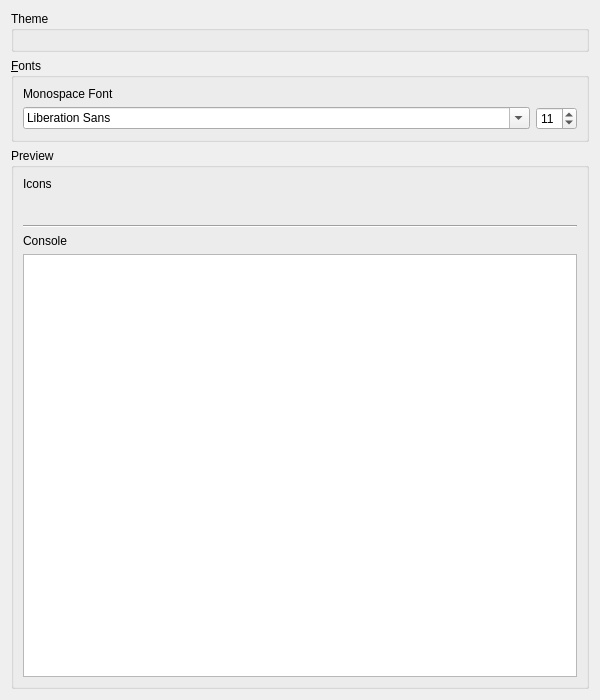
<?xml version="1.0" encoding="UTF-8"?>
<ui version="4.0">
 <class>AppearancePage</class>
 <widget class="QWidget" name="AppearancePage">
  <property name="geometry">
   <rect>
    <x>0</x>
    <y>0</y>
    <width>600</width>
    <height>700</height>
   </rect>
  </property>
  <property name="windowTitle">
   <string>Form</string>
  </property>
  <layout class="QVBoxLayout" name="verticalLayout" stretch="0,0,1">
   <item>
    <widget class="QGroupBox" name="groupBox">
     <property name="title">
      <string>Theme</string>
     </property>
     <layout class="QVBoxLayout" name="verticalLayout_2">
      <item>
       <widget class="ThemeCustomizationWidget" name="themeCustomizationWidget" native="true"/>
      </item>
     </layout>
    </widget>
   </item>
   <item>
    <widget class="QGroupBox" name="themeBox_2">
     <property name="sizePolicy">
      <sizepolicy hsizetype="Preferred" vsizetype="MinimumExpanding">
       <horstretch>0</horstretch>
       <verstretch>0</verstretch>
      </sizepolicy>
     </property>
     <property name="title">
      <string>&amp;Fonts</string>
     </property>
     <layout class="QGridLayout" name="gridLayout_2">
      <item row="1" column="1">
       <widget class="QFontComboBox" name="consoleFont">
        <property name="sizePolicy">
         <sizepolicy hsizetype="Expanding" vsizetype="Fixed">
          <horstretch>0</horstretch>
          <verstretch>0</verstretch>
         </sizepolicy>
        </property>
       </widget>
      </item>
      <item row="1" column="2">
       <widget class="QSpinBox" name="fontSizeBox">
        <property name="minimum">
         <number>5</number>
        </property>
        <property name="maximum">
         <number>16</number>
        </property>
        <property name="value">
         <number>11</number>
        </property>
       </widget>
      </item>
      <item row="0" column="1">
       <widget class="QLabel" name="label">
        <property name="text">
         <string>Monospace Font</string>
        </property>
       </widget>
      </item>
     </layout>
    </widget>
   </item>
   <item>
    <widget class="QGroupBox" name="groupBox_2">
     <property name="title">
      <string>Preview</string>
     </property>
     <layout class="QVBoxLayout" name="verticalLayout_3">
      <item>
       <widget class="QLabel" name="label_2">
        <property name="text">
         <string>Icons</string>
        </property>
       </widget>
      </item>
      <item>
       <layout class="QHBoxLayout" name="horizontalLayout">
        <item>
         <widget class="QPushButton" name="icon1">
          <property name="text">
           <string/>
          </property>
          <property name="icon">
           <iconset theme="new">
            <normaloff>.</normaloff>.</iconset>
          </property>
          <property name="flat">
           <bool>true</bool>
          </property>
         </widget>
        </item>
        <item>
         <widget class="QPushButton" name="icon2">
          <property name="text">
           <string/>
          </property>
          <property name="icon">
           <iconset theme="centralmods">
            <normaloff>.</normaloff>.</iconset>
          </property>
          <property name="flat">
           <bool>true</bool>
          </property>
         </widget>
        </item>
        <item>
         <widget class="QPushButton" name="icon3">
          <property name="text">
           <string/>
          </property>
          <property name="icon">
           <iconset theme="viewfolder">
            <normaloff>.</normaloff>.</iconset>
          </property>
          <property name="flat">
           <bool>true</bool>
          </property>
         </widget>
        </item>
        <item>
         <widget class="QPushButton" name="icon4">
          <property name="text">
           <string/>
          </property>
          <property name="icon">
           <iconset theme="launch">
            <normaloff>.</normaloff>.</iconset>
          </property>
          <property name="flat">
           <bool>true</bool>
          </property>
         </widget>
        </item>
        <item>
         <widget class="QPushButton" name="icon5">
          <property name="text">
           <string/>
          </property>
          <property name="icon">
           <iconset theme="copy">
            <normaloff>.</normaloff>.</iconset>
          </property>
          <property name="flat">
           <bool>true</bool>
          </property>
         </widget>
        </item>
        <item>
         <widget class="QPushButton" name="icon6">
          <property name="text">
           <string/>
          </property>
          <property name="icon">
           <iconset theme="export">
            <normaloff>.</normaloff>.</iconset>
          </property>
          <property name="flat">
           <bool>true</bool>
          </property>
         </widget>
        </item>
        <item>
         <widget class="QPushButton" name="icon7">
          <property name="text">
           <string/>
          </property>
          <property name="icon">
           <iconset theme="delete">
            <normaloff>.</normaloff>.</iconset>
          </property>
          <property name="flat">
           <bool>true</bool>
          </property>
         </widget>
        </item>
        <item>
         <widget class="QPushButton" name="icon8">
          <property name="text">
           <string/>
          </property>
          <property name="icon">
           <iconset theme="about">
            <normaloff>.</normaloff>.</iconset>
          </property>
          <property name="flat">
           <bool>true</bool>
          </property>
         </widget>
        </item>
        <item>
         <widget class="QPushButton" name="icon9">
          <property name="text">
           <string/>
          </property>
          <property name="icon">
           <iconset theme="settings">
            <normaloff>.</normaloff>.</iconset>
          </property>
          <property name="flat">
           <bool>true</bool>
          </property>
         </widget>
        </item>
        <item>
         <widget class="QPushButton" name="icon10">
          <property name="text">
           <string/>
          </property>
          <property name="icon">
           <iconset theme="cat">
            <normaloff>.</normaloff>.</iconset>
          </property>
          <property name="flat">
           <bool>true</bool>
          </property>
         </widget>
        </item>
        <item>
         <spacer name="horizontalSpacer">
          <property name="orientation">
           <enum>Qt::Horizontal</enum>
          </property>
         </spacer>
        </item>
       </layout>
      </item>
      <item>
       <widget class="Line" name="line">
        <property name="orientation">
         <enum>Qt::Horizontal</enum>
        </property>
       </widget>
      </item>
      <item>
       <widget class="QLabel" name="label_3">
        <property name="text">
         <string>Console</string>
        </property>
       </widget>
      </item>
      <item>
       <widget class="QTextEdit" name="fontPreview">
        <property name="sizePolicy">
         <sizepolicy hsizetype="Expanding" vsizetype="MinimumExpanding">
          <horstretch>0</horstretch>
          <verstretch>0</verstretch>
         </sizepolicy>
        </property>
        <property name="horizontalScrollBarPolicy">
         <enum>Qt::ScrollBarAsNeeded</enum>
        </property>
        <property name="undoRedoEnabled">
         <bool>false</bool>
        </property>
        <property name="textInteractionFlags">
         <set>Qt::TextSelectableByKeyboard|Qt::TextSelectableByMouse</set>
        </property>
       </widget>
      </item>
     </layout>
    </widget>
   </item>
  </layout>
 </widget>
 <customwidgets>
  <customwidget>
   <class>ThemeCustomizationWidget</class>
   <extends>QWidget</extends>
   <header>ui/widgets/ThemeCustomizationWidget.h</header>
   <container>1</container>
  </customwidget>
 </customwidgets>
 <resources/>
 <connections/>
</ui>
